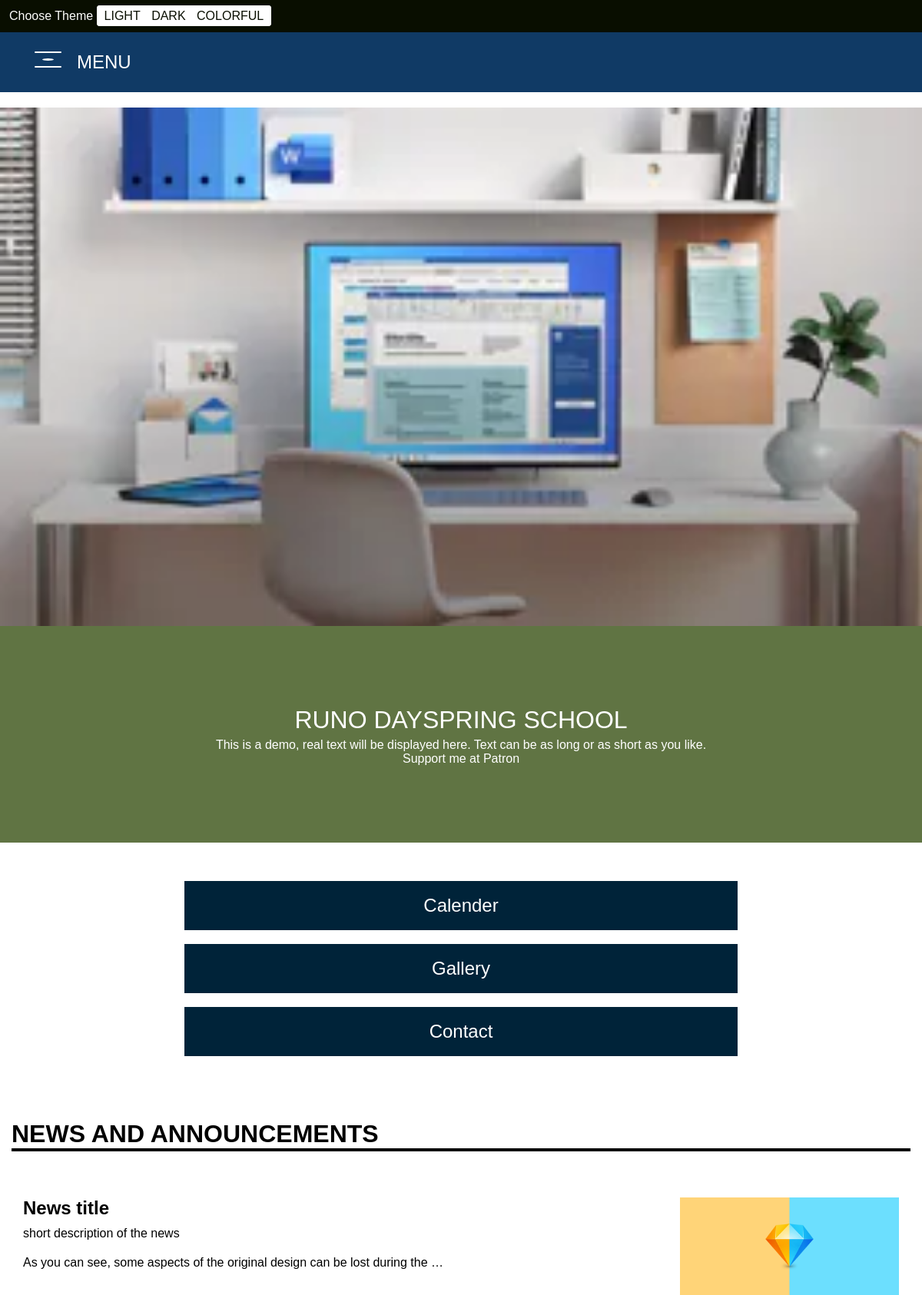
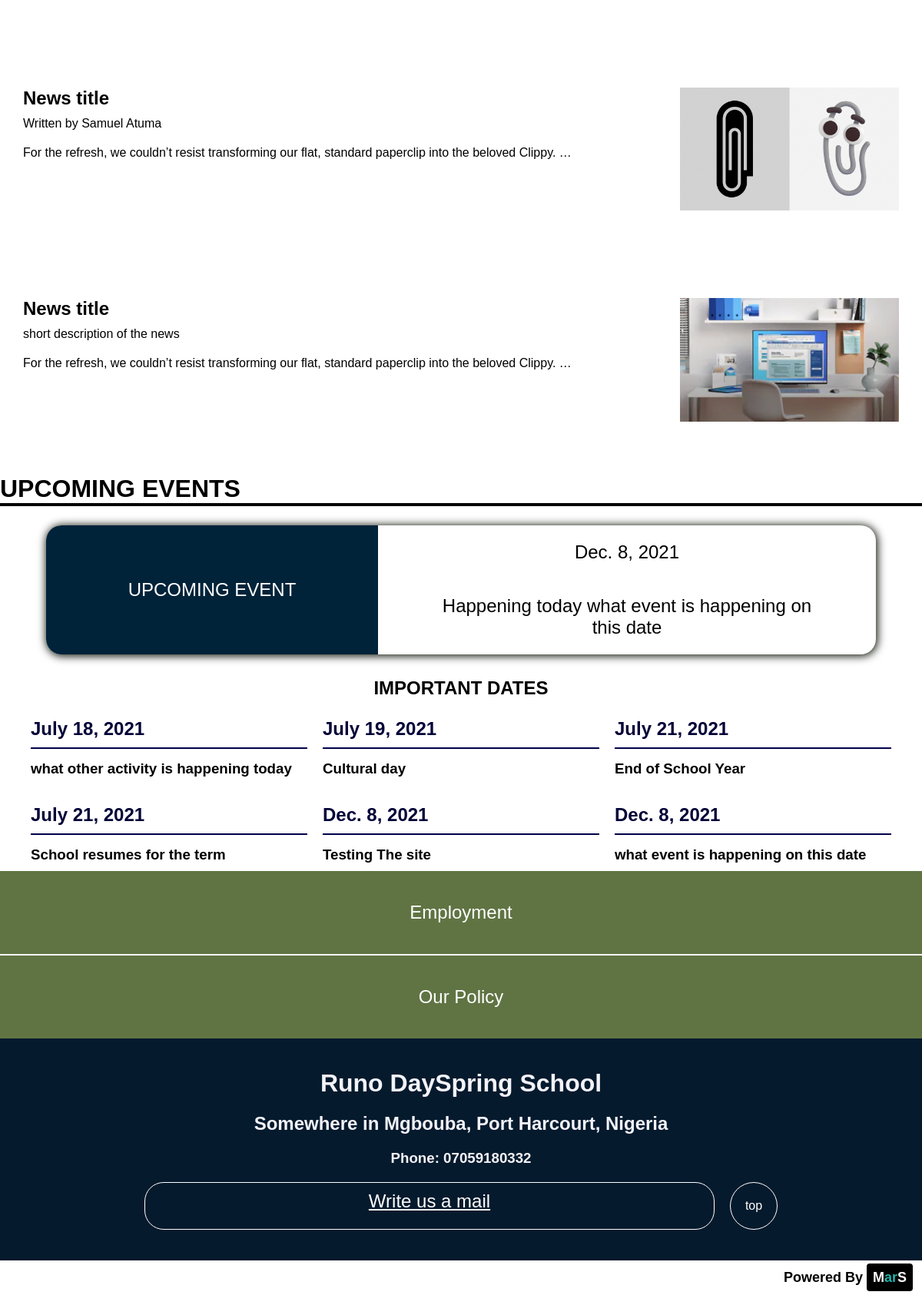
/runo/, run on the app's committed database (2 pictures, top to bottom).
### runo/models.py (models this page shows, shortened)
class Intro(models.Model):
    schoolName = models.CharField(max_length=50, default='RUNO DAYSPRING SCHOOL')
    img = models.ImageField(upload_to='intro/')
    desc = models.TextField()
    uploaded = models.DateTimeField(auto_now_add=True)
    class Meta:
        ordering = ['-uploaded']

class News(models.Model):
    img = models.ImageField(upload_to='news/')
    desc = models.CharField(max_length=250, default='short description of the news')
    title = models.CharField(max_length=250, default='News title')
    slug = models.SlugField(max_length=250)
    newsBody = models.TextField()
    publish = models.BooleanField(default=False)
    published = models.DateTimeField(auto_now_add=True)
    class Meta:
        ordering = ['-published']
    def get_absolute_url(self):
        return reverse('runo:news', args=[
            self.slug,
            self.published.year,
            self.published.month,
            self.published.day
        ])

class ImportantDates(models.Model):
    date = models.DateField()
    display = models.BooleanField(default=True)
    event = models.CharField(max_length=150, default='what event is happening on this date')

class FooterDetails(models.Model):
    school_name = models.CharField(max_length=100)
    school_address = models.CharField(max_length=250)
    school_phone = models.CharField(max_length=18)
    school_email = models.EmailField()

### runo/views.py (the view)
# urls.py: path('', views.index, name='index'),
def index(request):
    introImgs = Intro.objects.all().order_by('-uploaded')[:1]
    news = News.objects.filter(publish=True).order_by('-published').all()[:6]
    dates = ImportantDates.objects.all().order_by('date')[:12]
    aboutSchool = FooterDetails.objects.first()
    upcoming_event = None
    if len(dates) > 0:
        closest_event = 100000
        for upcoming in dates:
            time = ( datetime.date(upcoming.date.year, upcoming.date.month, upcoming.date.day) - datetime.date.today()).days
            if time < closest_event and time > -1:
                closest_event = time
            if time < 14 and time <= closest_event and time > -1:
                upcoming_event = {'upcoming': upcoming, 'time': time }
    if len(introImgs) > 0:
        introImg = []
        for intro in introImgs:
            details = {
                'img': intro.img.url,
                'schoolName': intro.schoolName,
                'desc': intro.desc
            }
            introImg.append(details)
        return render(request, 'runo/index.html', {'section': 'home',
                                                   'introImg': introImg,
                                                   'news': news, 'upcoming_event': upcoming_event,
                                                   'dates': dates, 'aboutSchool': aboutSchool})
    return render(request, 'runo/index.html', {'section': 'home', 'news': news,
                                               'upcoming_event': upcoming_event,
                                               'dates': dates, 'aboutSchool': aboutSchool})

### runo/templates/runo/index.html (shortened to what this page needs)
{% extends 'runobase.html' %}
{% block body %}
<div id='intro'>
    {% if introImg %}
        {% for introImg in introImg %}
        <div  class='introImg'>
            <img src='{{ introImg.img }}' alt='{{ introImg.schoolName}}'>
        </div>
        <div class='schoolName'>
            <p id='inBold'>{{ introImg.schoolName }}</p>
            <p>{{ introImg.desc | linebreaks }}</p>
        </div>
        {% endfor %}
    {% else %}
        <div class='schoolName'>
            <p id='inBold'>RUNO DAYSPRING SCHOOL</p>
            <p>Additional text should follow right under</p>
        </div>
    {% endif %}
</div>
<div id='otherInfo'>
    <div>
        <a href=''>Calender</a>
    </div>
    <div>
        <a href='{% url "runo:gallery" %}'>Gallery</a>
    </div>
    <div>
        <a href=''>Contact</a>
    </div>
</div>
<div id='news'>
    <h1>NEWS AND ANNOUNCEMENTS</h1>
    {% if news %}
        {% for newsArticle in news %}
            <a href='{{ newsArticle.get_absolute_url }}'>
                <div  class='news'>
                    <div class='newsDesc'>
                        <h2>
                            {{ newsArticle.title }}
                        </h2>
                        <p>{{ newsArticle.desc }}</p>
                        <p>{{ newsArticle.newsBody | truncatewords:15 | linebreaks}}</p>
                    </div>
                    <div class='newsImg'>
                        <img src='{{ newsArticle.img.url }}'>
                    </div>
                </div>
            </a>
        {% empty %}
            Nothing here yet
        {% endfor %}
    {% endif %}
</div>
<div id='dates'>
    <h1> UPCOMING EVENTS</h1>
    {% if upcoming_event %}
        <div id='upcomingEvent'>
            <div id='design'>UPCOMING EVENT</div>
            <div id='event'>
                <span>{{ upcoming_event.upcoming.date }}</span>
                <span>
                    {% if upcoming_event.time == 0 %}
                        Happening today {{upcoming_event.upcoming.event }}
                    {% else %}
                        {{ upcoming_event.time }} days to {{upcoming_event.upcoming.event}}
                    {% endif %}
                </span>
            </div>
        </div>
     {% else %}
        <div id='upcomingEvent'>
            <div id='design'>UPCOMING EVENT</div>
            <div id='event'><span>No upcoming event</span></div>
        </div>
    {% endif %}
    <h2>IMPORTANT DATES</h2>
    <div id='eventDates'>
        {% if dates %}
            {% for date in dates %}
            <div>
                <h2>{{date.date}}</h2>
                <h3>{{ date.event }}</h3>
            </div>
            {% empty %}
            <div>
                <h3>No event yet</h3>
            </div>
            {% endfor %}
        {% endif %}
    </div>
    </div>
{% endblock %}

### runo/templates/runobase.html (shortened to what this page needs)
<!DOCTYPE html>
<html lang="en">
<head>
</head>
<body>
    <div id='toggleMode'>
        Choose Theme
        <span>
            <span id='day' class='toggleMode'>LIGHT</span>
            <span id='night' class='toggleMode'>DARK</span>
            <span id='colorful' class='toggleMode'>COLORFUL</span>
        </span>
    </div>
    <nav>
        <div id='topMenu'>
            <div id='menu'>
                <div id='firstBar'></div>
                <div id='secondBar'></div>
                <div id='thirdBar'></div>
            </div>
            <span>MENU</span>
        </div>
    </nav>
    {% block body %}
    {% endblock %}
    <footer>
        <div id='footerExtraInfo'>
            <section id='first'>
                <a href=''>Employment</a>
            </section>
            <section>
                <a href=''>Our Policy</a>
            </section>
        </div>
        <div id='footerSchoolDetails'>
            {% if aboutSchool %}
                <h1>{{ aboutSchool.school_name }}</h1>
                <h2>{{ aboutSchool.school_address }}</h2>
                <h3>Phone: {{ aboutSchool.school_phone }}</h3>
                <a href='mailto:{{ aboutSchool.school_email }}' target='_blank'><aside>Write us a mail</aside></a>
                <section><a href='#day' style='text-decoration: none; color: white;'>top</a></section>
            {% endif %}
        </div>
        <div id='MarS'>
            Powered By
            <span>M<span style='color: lightseagreen'>ar</span>S</span>
        </div>
    </footer>
</body>
</html>

### runo/templates/runobase.html (style rules this page uses)
* { margin: 0px; font-family: 'Trebuchet MS', 'Lucida Sans Unicode', 'Lucida Grande', 'Lucida Sans', Arial, sans-serif; overflow-x: hidden; }
html { scroll-behavior: smooth; }
#toggleMode { background-color: rgb(9, 14, 0); width: 100%; padding-left: 20px; color: rgb(252, 252, 250); padding: 12px; }
#toggleMode > span { background-color: white; border: 5px solid white; color: rgb(9, 14, 0); border-radius: 4px; }
#toggleMode span > .toggleMode { padding-left: 5px; padding-right: 5px; padding-top: 3px; padding-bottom: 3px; cursor: pointer; }
nav { width: 100%; position: sticky; top: 0; background-color: rgb(16, 58, 101); padding-left: 25px; padding-top: 25px; padding-bottom: 25px; padding-right: 0px; }
@media screen and (max-width: 1360px) { nav { padding-right: 25px; } }
@media screen and (max-width: 1360px) { nav #menu { width: 75px; align-items: center; } }
@media screen and (max-width: 1360px) { nav #menu > div { background-color: white; } }
@media screen and (max-width: 1360px) { #topMenu { display: flex; flex-wrap: nowrap; width: 150px; cursor: pointer; } }
@media screen and (max-width: 1360px) { nav #menu > #firstBar { width: 35px; height: 2px; border-radius: 1px; margin: auto; margin-bottom: 7px; } }
@media screen and (max-width: 1360px) { nav #menu > #secondBar { width: 15px; height: 3px; border-radius: 50%; margin: auto; margin-bottom: 7px; } }
@media screen and (max-width: 1360px) { nav #menu > #thirdBar { width: 35px; height: 2px; border-radius: 1px; margin: auto; margin-bottom: 6px; } }
@media screen and (max-width: 1360px) { #topMenu span { color: white; font-size: x-large; } }
#footerExtraInfo { display: flex; flex-wrap: wrap; background-color: rgb(96, 116, 67); justify-content: center; }
#footerExtraInfo section { color: white; text-align: center; padding-top: 40px; padding-bottom: 40px; font-size: x-large; }
#footerExtraInfo a { text-decoration: none; color: white; }
@media screen and (max-width: 1361px) { #footerExtraInfo section { width: 100%; } }
@media screen and (max-width: 1361px) { #footerExtraInfo #first { border-bottom: 2px solid white; } }
#footerSchoolDetails { background-color: rgb(6, 26, 45); display: flex; flex-wrap: wrap; justify-content: center; color: rgb(243, 243, 250); padding-top: 40px; padding-bottom: 40px; }
#footerSchoolDetails > a { color: white; padding: 10px; text-align: center; border-radius: 25px; border: 1px solid white; font-size: x-large; }
#footerSchoolDetails h1, #footerSchoolDetails h3 { width: 100%; text-align: center; padding-bottom: 20px; }
#footerSchoolDetails h2 { width: 50%; padding-bottom: 20px; text-align: center; }
@media screen and (max-width: 1361px) { #footerSchoolDetails > a { width: 60%; } }
#footerSchoolDetails section { width: 60px; height: 60px; border-radius: 50%; margin-left: 20px; display: flex; justify-content: center; align-items: center; border: 1px solid white; }
#MarS { background-color: white; color: black; padding:12px; text-align: end; font-size: large; font-weight: bold; }
#MarS > span { background-color: black; padding: 8px; border-radius: 4px; color: white }

### data on the page
Intro: schoolName "RUNO DAYSPRING SCHOOL", desc "This is a demo, real text will be displayed here. Text can be as long or as short as you like. Support me at Patron"
News: title "News title", desc "short description of the news", newsBody "As you can see, some aspects of the original design can be lost during the …", img (picture)
News: title "News title", desc "Written by Samuel Atuma", newsBody "For the refresh, we couldn’t resist transforming our flat, standard paperclip into the beloved Clippy. …", img (picture)
News: title "News title", desc "short description of the news", newsBody "For the refresh, we couldn’t resist transforming our flat, standard paperclip into the beloved Clippy. …", img (picture)
ImportantDates: upcoming "Dec. 8, 2021", upcoming.event "what event is happening on this date", date "Dec. 8, 2021", event "what event is happening on this date"
ImportantDates: date "July 18, 2021", event "what other activity is happening today"
ImportantDates: date "July 19, 2021", event "Cultural day"
ImportantDates: date "July 21, 2021", event "End of School Year"
ImportantDates: date "July 21, 2021", event "School resumes for the term"
ImportantDates: date "Dec. 8, 2021", event "Testing The site"
FooterDetails: school_name "Runo DaySpring School", school_address "Somewhere in Mgbouba, Port Harcourt, Nigeria", school_phone "07059180332"
